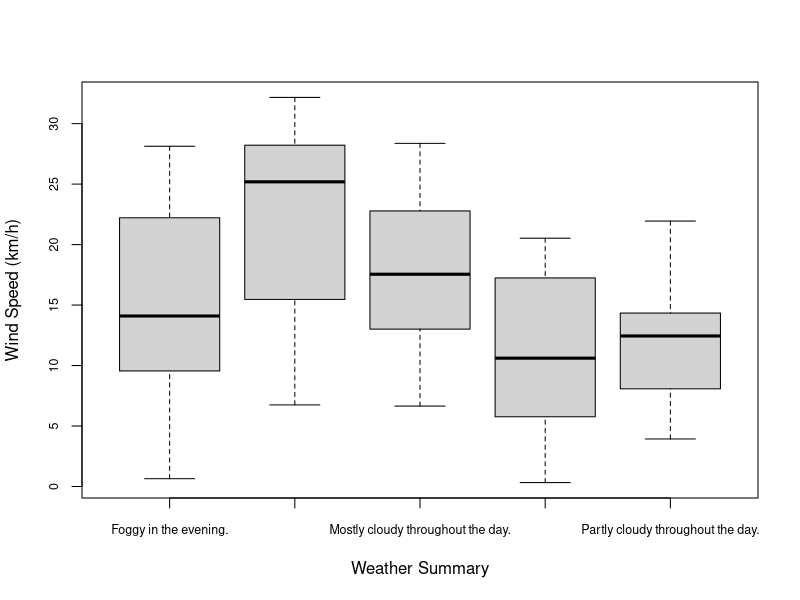

R code for this plot:
weather = read.csv("weatherHistory.csv", header = TRUE)
weather = weather[0:121,]
#print(weather)
# names(weather)[names(weather) == "Daily Summary"] <- "Summary"
#names(weather)[names(weather) == "Wind Speed (km/h)"] <- "wind_speed"
weather$Daily.Summary <- factor(weather$Daily.Summary)
weather.aov <- aov(Wind.Speed..km.h.~ Daily.Summary, data = weather)
summary(weather.aov)

boxplot(Wind.Speed..km.h.~ Daily.Summary, data=weather, ylab = "Wind Speed (km/h)", xlab = "Weather Summary", cex.axis=0.75)

TukeyHSD(weather.aov)
